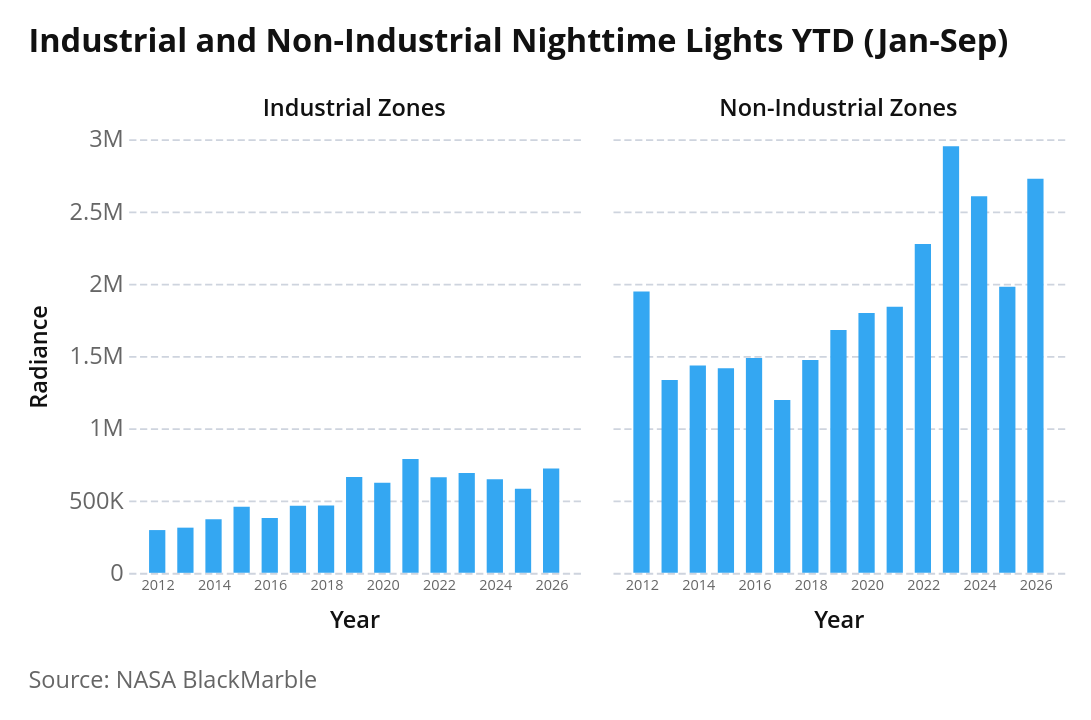

The notebook cell this image was saved under:
### Markdown cell above
### 2.1 Year-to-Date Trends in Industrial vs Non-Industrial Areas

### Code cell
# Fig 2.1: Year-to-Date Trends in Industrial vs Non-Industrial Areas
ind_ytd_data = (
    ntl_corrected[["date", "year_col", "ntl_ind_5km_sum", "ntl_noind_5km_sum"]]
    .melt(
        id_vars=["date", "year_col"],
        value_vars=["ntl_ind_5km_sum", "ntl_noind_5km_sum"],
        var_name="type",
        value_name="ntl_sum",
    )
    .assign(
        type=lambda d: d["type"].replace(
            {
                "ntl_ind_5km_sum": "Industrial Zones",
                "ntl_noind_5km_sum": "Non-Industrial Zones",
            }
        ),
        year=lambda d: d["year_col"].astype(str),
    )
)
chart = (
    alt.Chart(ind_ytd_data)
    .mark_bar(size=9)
    .encode(
        x=alt.X(
            "date:T",
            title="Year",
            axis=alt.Axis(
                format="%Y", labelFontSize=8, tickCount={"interval": "year", "step": 2}
            ),
            scale=alt.Scale(nice=False, padding=16),
        ),
        y=alt.Y(
            "ntl_sum:Q",
            title="Radiance",
            axis=alt.Axis(labelExpr=az.vega_scale_labelExpr()),
        ),
        tooltip=[
            alt.Tooltip("type:N", title="Type"),
            alt.Tooltip("year(date):T", title="Year", format="%Y"),
            alt.Tooltip("ntl_sum:Q", format=",.0f", title="NTL Sum"),
        ],
    )
    .properties(width=250, height=240)
    .facet(column=alt.Column("type:N", title=""))
    .properties(
        title=alt.Title(
            text=f"Industrial and Non-Industrial Nighttime Lights YTD ({report_period_label})",
        )
    )
)
az.add_caption(chart, "Source: NASA BlackMarble")

### Figure 1 — Vega-Lite specification as saved in the notebook (floating-point values rounded to 4 significant figures)
{"config": {"background": "white", "padding": 15, "mark": {"tooltip": true, "color": "#34A7F2"}, "point": {"filled": true, "size": 60, "stroke": "white", "strokeWidth": 1}, "circle": {"filled": true, "stroke": "white", "strokeWidth": 1}, "square": {"filled": true, "stroke": "white", "strokeWidth": 1}, "line": {"strokeWidth": 4, "strokeCap": "round", "strokeJoin": "round"}, "bar": {"cornerRadiusEnd": 0}, "text": {"font": "Open Sans, sans-serif", "fontSize": 13, "fontWeight": 600, "lineHeight": 16, "color": "#111111"}, "area": {"opacity": 0.7}, "arc": {"stroke": "white", "strokeWidth": 1}, "rect": {"stroke": "#8A969F", "strokeWidth": 0.5}, "geoshape": {"stroke": "#666666", "strokeWidth": 0.3, "strokeJoin": "round", "strokeCap": "round"}, "title": {"font": "Open Sans, sans-serif", "fontSize": 18, "fontWeight": 700, "lineHeight": 22, "color": "#111111", "anchor": "start", "offset": 21, "subtitleFont": "Open Sans, sans-serif", "subtitleFontSize": 15, "subtitleFontWeight": 400, "subtitleLineHeight": 18, "subtitleColor": "#666666", "subtitlePadding": 3}, "axis": {"domain": false, "grid": true, "gridColor": "#CED4DE", "gridDash": [4, 2], "gridWidth": 1, "labelFont": "Open Sans, sans-serif", "labelFontSize": 13, "labelFontWeight": 400, "labelColor": "#666666", "labelPadding": 3, "tickColor": "#CED4DE", "tickSize": 5, "tickCount": 5, "titleFont": "Open Sans, sans-serif", "titleFontSize": 13, "titleFontWeight": 600, "titleColor": "#111111", "titlePadding": 9}, "axisX": {"grid": false, "tickSize": 0, "labelAngle": 0}, "axisY": {"domain": false, "ticks": false, "gridColor": "#CED4DE", "gridDash": [4, 2], "gridWidth": 1}, "axisQuantitative": {"tickCount": 5}, "axisBand": {"labelPadding": 6, "tickSize": 0}, "axisTemporal": {"grid": false}, "legend": {"labelFont": "Open Sans, sans-serif", "labelFontSize": 13, "labelFontWeight": 600, "labelColor": "#111111", "titleFont": "Open Sans, sans-serif", "titleFontSize": 13, "titleFontWeight": 600, "titleColor": "#111111", "titlePadding": 3, "symbolSize": 196, "symbolStrokeWidth": 0, "padding": 0, "offset": 21, "columnPadding": 21, "rowPadding": 6, "labelOffset": 6, "orient": "bottom", "labelLimit": 200, "titleLimit": 400, "layout": {"bottom": {"direction": "vertical", "anchor": "start"}}}, "view": {"stroke": null, "continuousWidth": 600, "continuousHeight": 400}, "range": {"category": ["#34A7F2", "#FF9800", "#664AB6", "#4EC2C0", "#F3578E", "#081079", "#0C7C68", "#AA0000", "#DDDA21"], "diverging": ["#920000", "#BD6126", "#E3A763", "#EFEFEF", "#80BDE7", "#3587C3", "#025288"], "heatmap": ["#E3F6FD", "#75CCEC", "#089BD4", "#0169A1", "#023B6F"], "ordinal": ["#E3F6FD", "#75CCEC", "#089BD4", "#0169A1", "#023B6F"], "ramp": ["#E3F6FD", "#75CCEC", "#089BD4", "#0169A1", "#023B6F"]}, "scale": {"bandPaddingInner": 0.2, "bandPaddingOuter": 0.1, "pointPadding": 0.5}, "header": {"labelFont": "Open Sans, sans-serif", "labelFontSize": 13, "labelFontWeight": 600, "labelColor": "#111111", "titleFont": "Open Sans, sans-serif", "titleFontSize": 15, "titleFontWeight": 600, "titleColor": "#111111"}, "concat": {"spacing": 18}, "facet": {"spacing": 18}, "selection": {"point": {"on": "click", "clear": "dblclick"}, "interval": {"mark": {"fill": "#0071BC", "fillOpacity": 0.15, "stroke": "#0071BC", "strokeWidth": 1}}}}, "vconcat": [{"facet": {"column": {"field": "type", "title": "", "type": "nominal"}}, "spec": {"mark": {"type": "bar", "size": 9}, "encoding": {"tooltip": [{"field": "type", "title": "Type", "type": "nominal"}, {"field": "date", "format": "%Y", "timeUnit": "year", "title": "Year", "type": "temporal"}, {"field": "ntl_sum", "format": ",.0f", "title": "NTL Sum", "type": "quantitative"}], "x": {"axis": {"format": "%Y", "labelFontSize": 8, "tickCount": {"interval": "year", "step": 2}}, "field": "date", "scale": {"nice": false, "padding": 16}, "title": "Year", "type": "temporal"}, "y": {"axis": {"labelExpr": "datum.value === 0 ? '0' : abs(datum.value) >= 1e9 ? (datum.value/1e9 === round(datum.value/1e9) ? '' + format(datum.value/1e9, ',.0f') + 'B' : abs(datum.value/1e9) >= 100 ? '' + format(datum.value/1e9, ',.0f') + 'B' : abs(datum.value/1e9) >= 1 ? '' + format(datum.value/1e9, ',.1f') + 'B' : '' + format(datum.value/1e9, ',.2f') + 'B') : abs(datum.value) >= 1e6 ? (datum.value/1e6 === round(datum.value/1e6) ? '' + format(datum.value/1e6, ',.0f') + 'M' : abs(datum.value/1e6) >= 100 ? '' + format(datum.value/1e6, ',.0f') + 'M' : abs(datum.value/1e6) >= 1 ? '' + format(datum.value/1e6, ',.1f') + 'M' : '' + format(datum.value/1e6, ',.2f') + 'M') : abs(datum.value) >= 1e4 ? (datum.value/1e3 === round(datum.value/1e3) ? '' + format(datum.value/1e3, ',.0f') + 'K' : abs(datum.value/1e3) >= 100 ? '' + format(datum.value/1e3, ',.0f') + 'K' : abs(datum.value/1e3) >= 1 ? '' + format(datum.value/1e3, ',.1f') + 'K' : '' + format(datum.value/1e3, ',.2f') + 'K') : (datum.value === round(datum.value) ? '' + format(datum.value, ',.0f') + '' : abs(datum.value) >= 100 ? '' + format(datum.value, ',.0f') + '' : abs(datum.value) >= 1 ? '' + format(datum.value, ',.1f') + '' : '' + format(datum.value, ',.2f') + '')"}, "field": "ntl_sum", "title": "Radiance", "type": "quantitative"}}, "height": 240, "width": 250}, "title": {"text": "Industrial and Non-Industrial Nighttime Lights YTD (Jan-Sep)"}}], "data": {"name": "data-0f76266e2cff643b6e85cabdad27197d"}, "title": {"text": "Source: NASA BlackMarble", "anchor": "start", "color": "#666666", "font": "Open Sans, sans-serif", "fontSize": 13, "fontWeight": 400, "lineHeight": 20, "offset": 21, "orient": "bottom"}, "$schema": "https://vega.github.io/schema/vega-lite/v6.1.0.json", "datasets": {"data-0f76266e2cff643b6e85cabdad27197d": [{"date": "2012-01-01T00:00:00", "year_col": 2012, "type": "Industrial Zones", "ntl_sum": 295700.0, "year": "2012"}, {"date": "2013-01-01T00:00:00", "year_col": 2013, "type": "Industrial Zones", "ntl_sum": 312400.0, "year": "2013"}, {"date": "2014-01-01T00:00:00", "year_col": 2014, "type": "Industrial Zones", "ntl_sum": 370800.0, "year": "2014"}, {"date": "2015-01-01T00:00:00", "year_col": 2015, "type": "Industrial Zones", "ntl_sum": 457500.0, "year": "2015"}, {"date": "2016-01-01T00:00:00", "year_col": 2016, "type": "Industrial Zones", "ntl_sum": 380000.0, "year": "2016"}, {"date": "2017-01-01T00:00:00", "year_col": 2017, "type": "Industrial Zones", "ntl_sum": 464700.0, "year": "2017"}, {"date": "2018-01-01T00:00:00", "year_col": 2018, "type": "Industrial Zones", "ntl_sum": 464900.0, "year": "2018"}, {"date": "2019-01-01T00:00:00", "year_col": 2019, "type": "Industrial Zones", "ntl_sum": 663500.0, "year": "2019"}, {"date": "2020-01-01T00:00:00", "year_col": 2020, "type": "Industrial Zones", "ntl_sum": 622400.0, "year": "2020"}, {"date": "2021-01-01T00:00:00", "year_col": 2021, "type": "Industrial Zones", "ntl_sum": 787500.0, "year": "2021"}, {"date": "2022-01-01T00:00:00", "year_col": 2022, "type": "Industrial Zones", "ntl_sum": 660400.0, "year": "2022"}, {"date": "2023-01-01T00:00:00", "year_col": 2023, "type": "Industrial Zones", "ntl_sum": 690600.0, "year": "2023"}, {"date": "2024-01-01T00:00:00", "year_col": 2024, "type": "Industrial Zones", "ntl_sum": 648000.0, "year": "2024"}, {"date": "2025-01-01T00:00:00", "year_col": 2025, "type": "Industrial Zones", "ntl_sum": 581200.0, "year": "2025"}, {"date": "2026-01-01T00:00:00", "year_col": 2026, "type": "Industrial Zones", "ntl_sum": 721800.0, "year": "2026"}, {"date": "2012-01-01T00:00:00", "year_col": 2012, "type": "Non-Industrial Zones", "ntl_sum": 1946000.0, "year": "2012"}, {"date": "2013-01-01T00:00:00", "year_col": 2013, "type": "Non-Industrial Zones", "ntl_sum": 1335000.0, "year": "2013"}, {"date": "2014-01-01T00:00:00", "year_col": 2014, "type": "Non-Industrial Zones", "ntl_sum": 1435000.0, "year": "2014"}, {"date": "2015-01-01T00:00:00", "year_col": 2015, "type": "Non-Industrial Zones", "ntl_sum": 1415000.0, "year": "2015"}, {"date": "2016-01-01T00:00:00", "year_col": 2016, "type": "Non-Industrial Zones", "ntl_sum": 1486000.0, "year": "2016"}, {"date": "2017-01-01T00:00:00", "year_col": 2017, "type": "Non-Industrial Zones", "ntl_sum": 1195000.0, "year": "2017"}, {"date": "2018-01-01T00:00:00", "year_col": 2018, "type": "Non-Industrial Zones", "ntl_sum": 1472000.0, "year": "2018"}, {"date": "2019-01-01T00:00:00", "year_col": 2019, "type": "Non-Industrial Zones", "ntl_sum": 1679000.0, "year": "2019"}, {"date": "2020-01-01T00:00:00", "year_col": 2020, "type": "Non-Industrial Zones", "ntl_sum": 1798000.0, "year": "2020"}, {"date": "2021-01-01T00:00:00", "year_col": 2021, "type": "Non-Industrial Zones", "ntl_sum": 1841000.0, "year": "2021"}, {"date": "2022-01-01T00:00:00", "year_col": 2022, "type": "Non-Industrial Zones", "ntl_sum": 2275000.0, "year": "2022"}, {"date": "2023-01-01T00:00:00", "year_col": 2023, "type": "Non-Industrial Zones", "ntl_sum": 2950000.0, "year": "2023"}, {"date": "2024-01-01T00:00:00", "year_col": 2024, "type": "Non-Industrial Zones", "ntl_sum": 2604000.0, "year": "2024"}, {"date": "2025-01-01T00:00:00", "year_col": 2025, "type": "Non-Industrial Zones", "ntl_sum": 1979000.0, "year": "2025"}, {"date": "2026-01-01T00:00:00", "year_col": 2026, "type": "Non-Industrial Zones", "ntl_sum": 2725000.0, "year": "2026"}]}}
